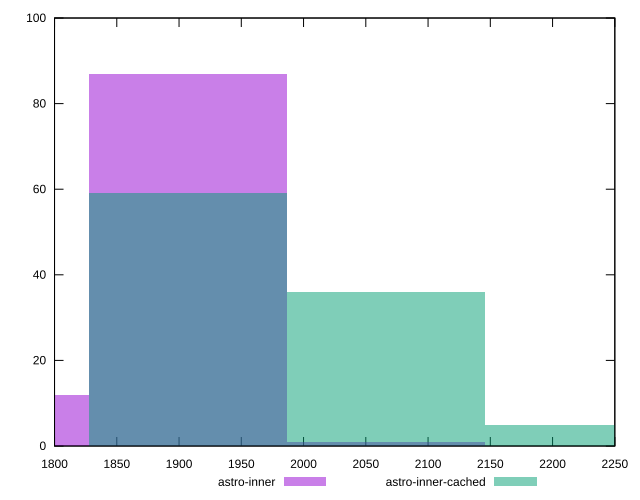

Source code (gnuplot):
reset

$astroInner <<EOF
1907.326339679387 87
1748.3824780394382 12
2066.270201319336 1
EOF

$astroInnerCached <<EOF
2225.214062959285 5
1907.326339679387 59
2066.270201319336 36
EOF

set key outside below
set boxwidth 158.94386163994892
set xrange [1800:2250]
set yrange [0:100]
set trange [0:100]
set style fill transparent solid 0.5 noborder
set terminal svg size 640, 500 enhanced background rgb 'white'
set output "reports/report_00033_2021-03-01T14-23-16.841Z/unused-javascript/comparison/histogram/2_vs_3.svg"

plot $astroInner title "astro-inner" with boxes, \
     $astroInnerCached title "astro-inner-cached" with boxes

reset
